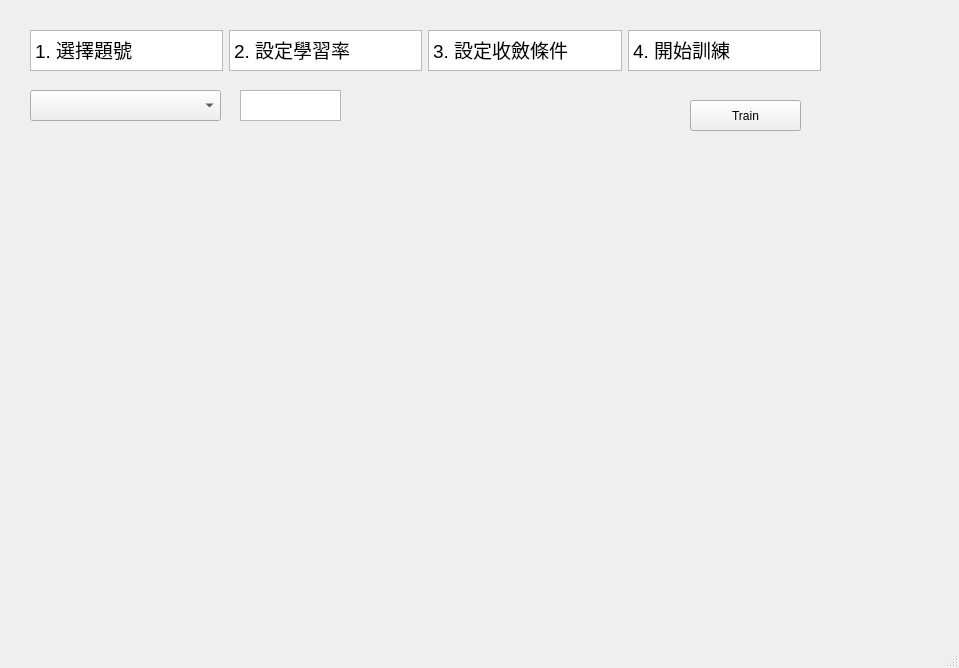
<?xml version="1.0" encoding="UTF-8"?>
<ui version="4.0">
 <class>MainWindow</class>
 <widget class="QMainWindow" name="MainWindow">
  <property name="geometry">
   <rect>
    <x>0</x>
    <y>0</y>
    <width>959</width>
    <height>668</height>
   </rect>
  </property>
  <property name="windowTitle">
   <string>MainWindow</string>
  </property>
  <widget class="QWidget" name="centralwidget">
   <widget class="QPushButton" name="Train_button">
    <property name="geometry">
     <rect>
      <x>690</x>
      <y>100</y>
      <width>111</width>
      <height>31</height>
     </rect>
    </property>
    <property name="text">
     <string>Train</string>
    </property>
   </widget>
   <widget class="QWidget" name="horizontalLayoutWidget">
    <property name="geometry">
     <rect>
      <x>30</x>
      <y>30</y>
      <width>791</width>
      <height>41</height>
     </rect>
    </property>
    <layout class="QHBoxLayout" name="horizontalLayout">
     <item>
      <widget class="QTextBrowser" name="textBrowser">
       <property name="html">
        <string>&lt;!DOCTYPE HTML PUBLIC &quot;-//W3C//DTD HTML 4.0//EN&quot; &quot;http://www.w3.org/TR/REC-html40/strict.dtd&quot;&gt;
&lt;html&gt;&lt;head&gt;&lt;meta name=&quot;qrichtext&quot; content=&quot;1&quot; /&gt;&lt;style type=&quot;text/css&quot;&gt;
p, li { white-space: pre-wrap; }
&lt;/style&gt;&lt;/head&gt;&lt;body style=&quot; font-family:'PMingLiU'; font-size:9pt; font-weight:400; font-style:normal;&quot;&gt;
&lt;p style=&quot; margin-top:0px; margin-bottom:0px; margin-left:0px; margin-right:0px; -qt-block-indent:0; text-indent:0px;&quot;&gt;&lt;span style=&quot; font-size:14pt;&quot;&gt;1. 選擇題號&lt;/span&gt;&lt;/p&gt;&lt;/body&gt;&lt;/html&gt;</string>
       </property>
      </widget>
     </item>
     <item>
      <widget class="QTextBrowser" name="textBrowser_2">
       <property name="html">
        <string>&lt;!DOCTYPE HTML PUBLIC &quot;-//W3C//DTD HTML 4.0//EN&quot; &quot;http://www.w3.org/TR/REC-html40/strict.dtd&quot;&gt;
&lt;html&gt;&lt;head&gt;&lt;meta name=&quot;qrichtext&quot; content=&quot;1&quot; /&gt;&lt;style type=&quot;text/css&quot;&gt;
p, li { white-space: pre-wrap; }
&lt;/style&gt;&lt;/head&gt;&lt;body style=&quot; font-family:'PMingLiU'; font-size:9pt; font-weight:400; font-style:normal;&quot;&gt;
&lt;p style=&quot; margin-top:0px; margin-bottom:0px; margin-left:0px; margin-right:0px; -qt-block-indent:0; text-indent:0px;&quot;&gt;&lt;span style=&quot; font-size:14pt;&quot;&gt;2. 設定學習率&lt;/span&gt;&lt;/p&gt;&lt;/body&gt;&lt;/html&gt;</string>
       </property>
      </widget>
     </item>
     <item>
      <widget class="QTextBrowser" name="textBrowser_3">
       <property name="html">
        <string>&lt;!DOCTYPE HTML PUBLIC &quot;-//W3C//DTD HTML 4.0//EN&quot; &quot;http://www.w3.org/TR/REC-html40/strict.dtd&quot;&gt;
&lt;html&gt;&lt;head&gt;&lt;meta name=&quot;qrichtext&quot; content=&quot;1&quot; /&gt;&lt;style type=&quot;text/css&quot;&gt;
p, li { white-space: pre-wrap; }
&lt;/style&gt;&lt;/head&gt;&lt;body style=&quot; font-family:'PMingLiU'; font-size:9pt; font-weight:400; font-style:normal;&quot;&gt;
&lt;p style=&quot; margin-top:0px; margin-bottom:0px; margin-left:0px; margin-right:0px; -qt-block-indent:0; text-indent:0px;&quot;&gt;&lt;span style=&quot; font-size:14pt;&quot;&gt;3. 設定收斂條件&lt;/span&gt;&lt;/p&gt;&lt;/body&gt;&lt;/html&gt;</string>
       </property>
      </widget>
     </item>
     <item>
      <widget class="QTextBrowser" name="textBrowser_4">
       <property name="html">
        <string>&lt;!DOCTYPE HTML PUBLIC &quot;-//W3C//DTD HTML 4.0//EN&quot; &quot;http://www.w3.org/TR/REC-html40/strict.dtd&quot;&gt;
&lt;html&gt;&lt;head&gt;&lt;meta name=&quot;qrichtext&quot; content=&quot;1&quot; /&gt;&lt;style type=&quot;text/css&quot;&gt;
p, li { white-space: pre-wrap; }
&lt;/style&gt;&lt;/head&gt;&lt;body style=&quot; font-family:'PMingLiU'; font-size:9pt; font-weight:400; font-style:normal;&quot;&gt;
&lt;p style=&quot; margin-top:0px; margin-bottom:0px; margin-left:0px; margin-right:0px; -qt-block-indent:0; text-indent:0px;&quot;&gt;&lt;span style=&quot; font-size:14pt;&quot;&gt;4. 開始訓練&lt;/span&gt;&lt;/p&gt;&lt;/body&gt;&lt;/html&gt;</string>
       </property>
      </widget>
     </item>
    </layout>
   </widget>
   <widget class="QTextEdit" name="textEdit">
    <property name="geometry">
     <rect>
      <x>240</x>
      <y>90</y>
      <width>101</width>
      <height>31</height>
     </rect>
    </property>
   </widget>
   <widget class="QComboBox" name="comboBox">
    <property name="geometry">
     <rect>
      <x>30</x>
      <y>90</y>
      <width>191</width>
      <height>31</height>
     </rect>
    </property>
   </widget>
  </widget>
  <widget class="QMenuBar" name="menubar">
   <property name="geometry">
    <rect>
     <x>0</x>
     <y>0</y>
     <width>959</width>
     <height>21</height>
    </rect>
   </property>
  </widget>
  <widget class="QStatusBar" name="statusbar"/>
 </widget>
 <resources/>
 <connections/>
</ui>
